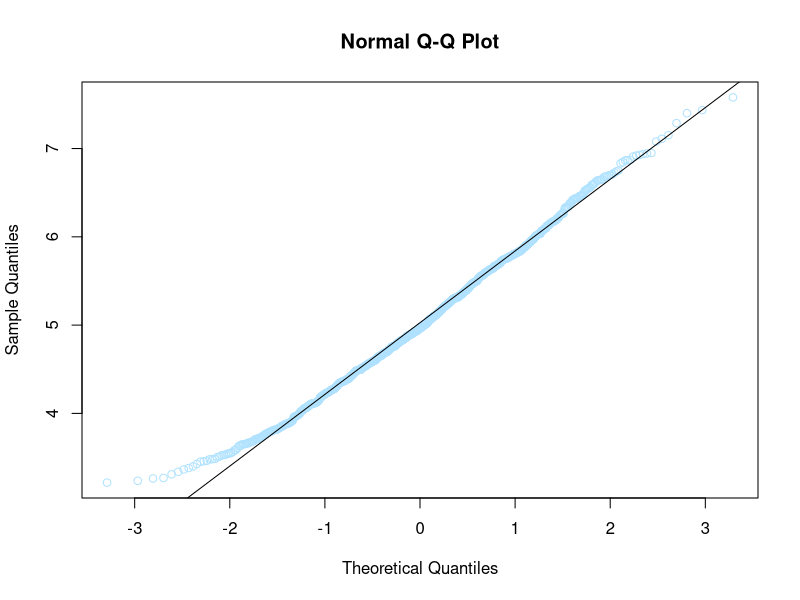
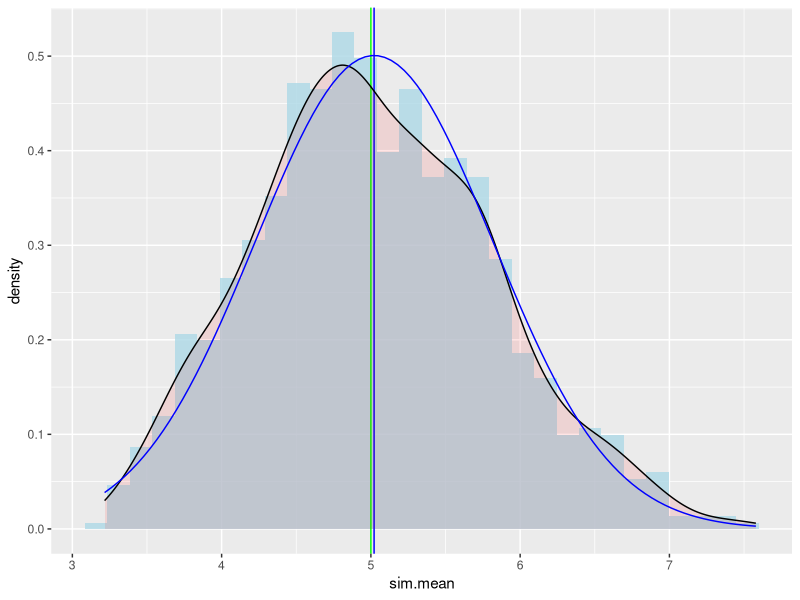

The R script that drew these images, in order:
## ---- chunk 1
# Prerequisites and simulation run with 1000 repeats
library(knitr)
library(plotrix)
library(ggplot2)

lambda <- .2
n <- 40
repeats <- 1000
set.seed(4711)
sim <- replicate(repeats, rexp(n,lambda))
## ---- chunk 2
sim.mean <- sapply(1:repeats, function(i) mean(sim[,i]))
# Calculated mean and theoretical mean
res1 <- data.frame('mean'=c(mean(sim.mean),1/lambda), row.names=c('calculated:','theoretical:'))
res1
## ---- chunk 3
sim.sd <- sd(as.vector(sim.mean))
sim.var <- var(as.vector(sim.mean))
theo.sd <- (1/lambda * 1/sqrt(n))
theo.var <- theo.sd ^ 2
res2 <- data.frame('sd'=c(sim.sd, theo.sd), 'var'=c(sim.var,theo.var), row.names=c('calculated:','theoretical:'))
res2
qqnorm(sim.mean, col = "lightskyblue1")
qqline(sim.mean)
## ---- chunk 4
# Distribution density plot
sim.mean <- as.data.frame(sim.mean)
g <- ggplot(sim.mean,aes(x=sim.mean))
g + geom_histogram(aes(y = ..density..),fill='lightblue',alpha=.8) + 
    geom_vline(data=res1, aes(xintercept=mean), color=c('blue','green')) + 
    geom_density(alpha=.1, fill='red') + 
    stat_function(fun=dnorm, args=list(mean=mean(sim.mean[,1]), sd=sim.sd),color = "blue") 

## ---- chunk 5

# Calculating confidence interval for each simulation

coverage <- data.frame('Low'=NA,'High'=NA)
for(i in 1:repeats){
    coverage[i,]<- mean(sim[,i])+c(-1.96,1.96)*sd(sim[,i])/sqrt(n)
    }
head(coverage,n=5)
Coverage <- nrow(coverage[which(coverage$Low < 5 & coverage$High > 5),])/repeats
Coverage
